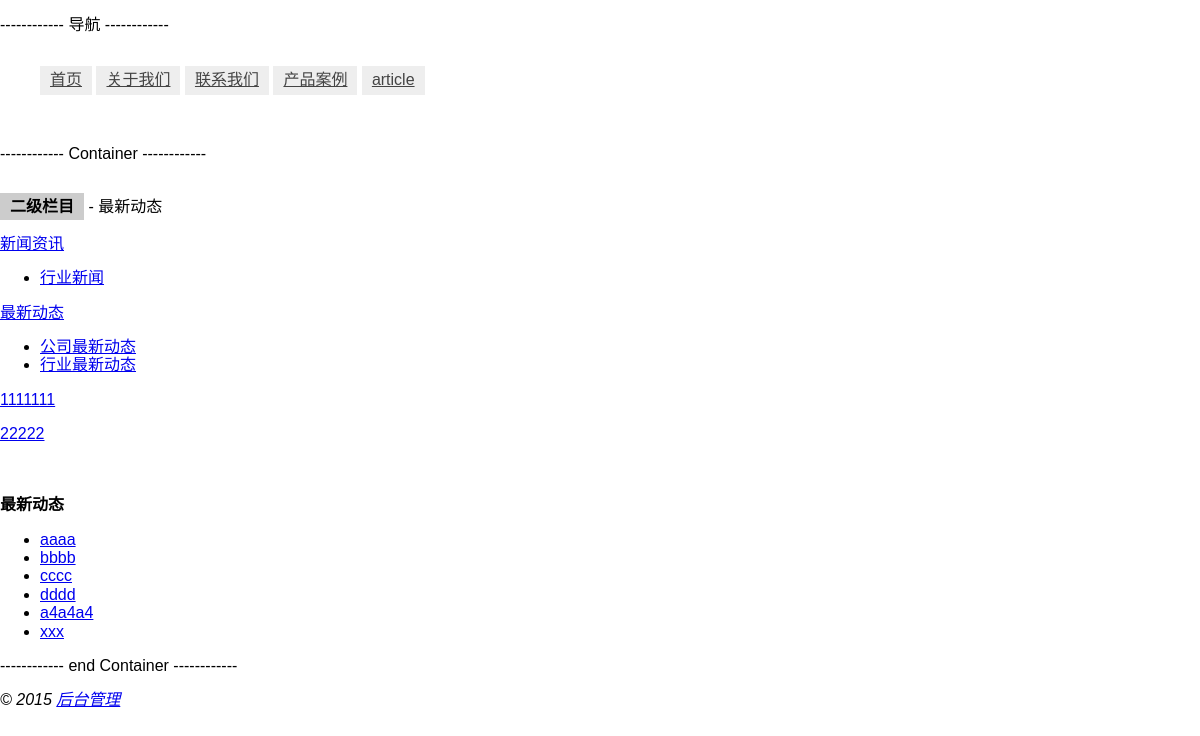
/articles/lastest, run on the app's committed database.
### tables this page shows
CREATE TABLE `sys_navigation` (
  `Id` int(5) NOT NULL,
  `Title` varchar(20) NOT NULL,
  `Type` int(1) NOT NULL DEFAULT '1',
  `Link` varchar(20) NOT NULL,
  `Position` int(5) DEFAULT '0'
);

CREATE TABLE `sys_articles_cate` (
  `Id` int(5) NOT NULL,
  `Position` int(5) DEFAULT '0',
  `IsChild` tinyint(1) DEFAULT '0',
  `ArticleTitle` varchar(100) NOT NULL,
  `ArticleCate` varchar(20) NOT NULL,
  `IsAdd` int(11) NOT NULL DEFAULT '0'
);

CREATE TABLE `sys_articles` (
  `Id` int(11) NOT NULL,
  `Position` int(5) DEFAULT '0',
  `ArticleTitle` varchar(40) NOT NULL,
  `ArticleCate` varchar(40) NOT NULL,
  `ArticleCateId` int(5) DEFAULT NULL,
  `ArticleCateName` varchar(40) DEFAULT NULL,
  `ArticleContent` text NOT NULL
);

### application/controllers/ArticlePages.php (called while the page is built, shortened)
<?php
class ArticlePages extends CI_Controller {
	public function __construct() {
		$this->load->database();
    $this->load->helper(array('form','url'));
		$this->load->library(array('session','breadcrumb'));
	}
	public function GetArticle($articleCate, $id=''){
		$site_config = $this->config->item('site_config');
		$datas_nav = $this->db->query("SELECT * FROM sys_navigation ORDER BY Position ASC;");
		$this->load->model('Model_Articles');
    $datas_articleCate = $this->Model_Articles->GetCate($articleCate);
    $datas_articles = $this->Model_Articles->GetList($datas_articleCate['articleCate'], $id);
    $data = array_merge_recursive($site_config,
			array(
				'id' => $id,
				'datas_nav' => $datas_nav,
				'currentNav' => 'articles',
				'breadcrumb' => $this->breadcrumb->output(),
				'articleCate' => $datas_articleCate['articleCate'],
				'articleName' => $datas_articleCate['articleTitle'],
				'datas_articleCate' => $datas_articleCate,
				'datas_articles' => $datas_articles
			));
		return $data;
	}
	public function index($articleCate='', $param='')
	{
		$data = $this->GetArticle($articleCate, $param);
		$this->load->view('common/header', $data);
		$this->load->view('articles');
		$this->load->view('common/footer', $data);
	}
}

### index.php (called while the page is built, shortened)
<?php
require_once BASEPATH.'core/CodeIgniter.php';

### application/models/Model_Articles.php (called while the page is built, shortened)
<?php if ( ! defined('BASEPATH')) exit('No direct script access allowed');
class Model_Articles extends CI_Model {
  function GetCate($articleCate='', $id='')
  {
    $query = $this->db->query("SELECT * FROM sys_articles_cate WHERE isChild = 0 ORDER BY Position ASC");
    foreach($query->result() as $row){
      if(!empty($articleCate)){
        if($articleCate==$row->ArticleCate){
          $data = array(
            'result'=>$query->result(),
            'articleTitle'=>$row->ArticleTitle,
            'articleCate'=>$row->ArticleCate,
            'position'=>$row->Position,
            'id'=>$row->Id,
            'childList'=> array("")
          );
          foreach($data['result'] as $rowCate){
            $query_child = $this->db->query("SELECT * FROM sys_articles_cate WHERE isChild = 1 AND ArticleCate = '".$rowCate->ArticleCate."' ORDER BY Position ASC");
            array_push($data['childList'], $query_child->result());
          }
        }
      }
    }
    return $data;
  }
  function GetList($articleCate='', $id='')
  {
    if(!empty($id)){
      $query = $this->db->query("SELECT * FROM sys_articles WHERE ArticleCate = '".$articleCate."' AND ArticleCateId = '".$id."' ORDER BY Position ASC;");
    }else{
      $query = $this->db->query("SELECT * FROM sys_articles WHERE ArticleCate = '".$articleCate."' ORDER BY Position ASC;");
    }
    return $query->result();
  }
}

### application/views/articles.php (the view)
<p>------------ Container ------------</p>
<br/>
<strong style="background:#ccc;padding:5px 10px;">二级栏目</strong> - <?php echo $articleName; ?>
<br><br>
<div>
  <?php foreach($datas_articleCate['result'] as $index=>$row){ ?>
    <a href="<?php echo base_url('/articles/'.$row->ArticleCate); ?>" class="list-group-item <?php if($articleCate==$row->ArticleCate) echo 'active'; ?>"><?php echo $row->ArticleTitle; ?></a>
    <ul class="list-group-child">
      <?php foreach($datas_articleCate['childList'][$index+1] as $indexChild=>$rowChild){ ?>
      <li><a class="<?php if($id == $rowChild->Id) echo 'active'; ?>" href="<?php echo base_url('/articles/'.$row->ArticleCate.'/'.$rowChild->Id); ?>"><?php echo $rowChild->ArticleTitle;?></a></li>
      <?php } ?>
    </ul>
  <?php } ?>
</div>
<br><br>
<div>
  <strong><?php echo $articleName;if(!empty($id)){ echo '<small class="text-muted"> - '.$articleChildName.'</small>';} ?></strong>
  <ul>
      <?php foreach($datas_articles as $row){ ?>
        <li><a href="<?php echo base_url('/articles/edit/'.$row->ArticleCate.'/'.$row->Id); ?>"><?php echo $row->ArticleTitle; ?></a></li>
      <?php } ?>
  </ul>
</div>
<p>------------ end Container ------------</p>

### application/views/common/header.php (shortened to what this page needs)
<!DOCTYPE html>
<html lang="en">
<head>
    <link href="<?php echo base_url('css/normalize.min.css') ?>" rel="stylesheet">
    <link href="<?php echo base_url('css/style.front.css') ?>" rel="stylesheet">
</head>
<body>
    <p>------------ 导航 ------------</p>
    <div class="nav">
    <ul>
        <?php foreach ($datas_nav->result() as $row){ ?>
            <li><a href="<?php echo $row->Link; ?>"><?php echo $row->Title; ?></a></li>
        <?php } ?>
        <li><a href="/articles">article</a></li>
    </ul>
    </div>
    <br/>

### css/style.front.css (style rules this page uses)
.nav { overflow:hidden; }
.nav ul li { display:inline; }
.nav ul li a { display:inline-block;color:#444;background:#eee;padding:5px 10px; }

### data on the page
sys_navigation: Title "首页"
sys_navigation: Title "关于我们"
sys_navigation: Title "联系我们"
sys_navigation: Title "产品案例"
sys_articles_cate: ArticleTitle "新闻资讯"
sys_articles_cate: ArticleTitle "行业新闻"
sys_articles_cate: ArticleTitle "最新动态"
sys_articles_cate: ArticleTitle "公司最新动态"
sys_articles_cate: ArticleTitle "行业最新动态"
sys_articles_cate: ArticleTitle "1111111"
sys_articles_cate: ArticleTitle "22222"
sys_articles: ArticleTitle "aaaa"
sys_articles: ArticleTitle "bbbb"
sys_articles: ArticleTitle "cccc"
sys_articles: ArticleTitle "dddd"
sys_articles: ArticleTitle "a4a4a4"
sys_articles: ArticleTitle "xxx"

### other printed values
$articleName "最新动态"
